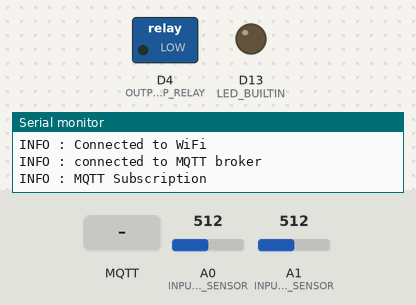
Simulated run of this program. Board: Arduino Nano 33 IoT. Shown: switched loads named in the program (green lamp = pin HIGH), output pins drawn as LEDs (lit = HIGH), the last lines printed to the serial monitor. The test bench sets the inputs (shaded band); at power-on: A0 (INPUT_BATTERY_SENSOR) = 512, A1 (INPUT_LIGHT_SENSOR) = 512. WiFi joins after 1.5 s; servers stay silent unless stated; no MQTT or app messages arrive unless stated.

Above: at 2.5 s.
2.6 s: MQTT message "1" arrives on the first subscribed topic
At 42.7 s:
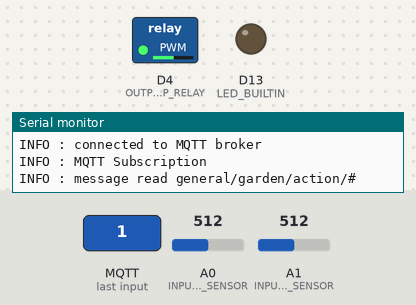
Timing chart, 0 to 43.5 s (numbered marks = the images above; inputs shaded):
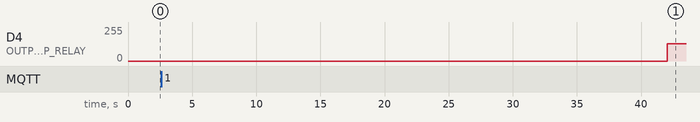

The program:

main.cpp
```cpp
#include <Arduino.h>
#include <ConnectionUtils.h>

/*
  LectureVoltage

  API Arduino MQTT client : https://github.com/arduino-libraries/ArduinoMqttClient

  DONE : Nettoyer le code car lenteur quand utilisatiobn d'un callback -> Ok avec l'implémentation du pattern 'state machine'
  TO DO : Ajouter des publish message sur le status
  TO DO : utiliser flag retain message pour l'état de la led
*/

// Constants (pins, intervals...)
const int INPUT_BATTERY_SENSOR = A0;
const int INPUT_LIGHT_SENSOR = A1;
const int OUTPUT_PUMP_RELAY = 4;
const int NIGHT_TRESHOLD = 80;
const long MEASURE_INTERVAL = 3000;
const int numReadings = 10;
const float voltTreshold[4] = {12.4,12.25,12.1,11.8};
const size_t capacity = JSON_OBJECT_SIZE(2);

// variables for measuring tension
int readIndex = 0;
float readings[numReadings];
float total = 0;
float averageTension = 0.0;

// time counters for different states
unsigned long previousPumpCounter=0;
unsigned long previousLightCounter=0;
unsigned long previousMeasureCounter = 0;


bool currentPumpState = false; // init => false = off
bool dayNight; // true = day, false = night
byte sequence_dayNight = 0;
unsigned int pumpTimersArray[2][2][5];

StaticJsonDocument<capacity> docDay;

/*
 *
 */
void setup() {

  Serial.begin(9600);
  //while(!Serial);
  analogReference(AR_DEFAULT);
  //analogReadCorrection(22, 2082);
  pinMode(LED_BUILTIN, OUTPUT);
  pinMode(OUTPUT_PUMP_RELAY, OUTPUT);

  // init the array for average of sensor
  for(int thisReading = 0;thisReading < numReadings;thisReading++) {
    readings[thisReading] = 0;
  }
  // Init the pump timer matrix
  // [1] 0 = NUIT, 1 = JOUR, [2] 0 = OFF, 1 = ON, [3] seuil tension -> 0:>12.4//1:>12,25//2:>12.1//3:>11.9//4:<11.75
  pumpTimersArray[0][0][0] = 60;
  pumpTimersArray[0][0][1] = 120;
  pumpTimersArray[0][0][2] = 180;
  pumpTimersArray[0][0][3] = 240;
  pumpTimersArray[0][0][4] = 240;
  pumpTimersArray[0][1][0] = 2;
  pumpTimersArray[0][1][1] = 2;
  pumpTimersArray[0][1][2] = 2;
  pumpTimersArray[0][1][3] = 1;
  pumpTimersArray[0][1][4] = 0;
  pumpTimersArray[1][0][0] = 10;
  pumpTimersArray[1][0][1] = 20;
  pumpTimersArray[1][0][2] = 30;
  pumpTimersArray[1][0][3] = 60;
  pumpTimersArray[1][0][4] = 60;
  pumpTimersArray[1][1][0] = 2;
  pumpTimersArray[1][1][1] = 2;
  pumpTimersArray[1][1][2] = 1;
  pumpTimersArray[1][1][3] = 1;
  pumpTimersArray[1][1][4] = 0;

  connectionsInitCheck();
  Serial.flush();

  // init the day night value :
  sequence_dayNight = ((analogRead(INPUT_LIGHT_SENSOR)-NIGHT_TRESHOLD)<0)?0:1;
  //Serial.println(sequence_dayNight,BIN);
}


// the loop routine runs over and over again forever:
void loop() {
  static unsigned int t_day_on;
  static unsigned int t_day_off;
  static unsigned int t_night_off;
  static unsigned int t_night_on;

  connectionsTasks();

  unsigned long currentCounter = millis();

  /*
   * ###########################################################################################
   *                                     VOLTAGE MEASURE
   *  One measure each MEASURE INTERVAL
   *  averaging with 10 readings
   * ###########################################################################################
   */
  if (currentCounter - previousMeasureCounter >= MEASURE_INTERVAL) {
    total = total - readings[readIndex];

    readings[readIndex] = getBatteryVoltage();
    //Serial.println(readings[readIndex],3);
    total = total + readings[readIndex];
    readIndex += 1;

    if (readIndex >= numReadings) {
      readIndex = 0;
    }


    previousMeasureCounter = currentCounter;
    // Sending the value to the broker ony after all the average arry is filled (10+2 min/max)
    if (currentCounter > 13*MEASURE_INTERVAL) {
      averageTension = (total - maxReading() - minReading()) / (numReadings-2);
      sendMQTTMessage("general/garden/monitor/battery",averageTension,3);
    }

    /*
     * ########################################################################################
     *                                      LIGHT SENSOR
     * if the value reached is beyond the treshold set, notify the changing state via MQTT
     * and set the boolean dayNight
     * needs to be put inside the measure interval because otherwise the state is too much unstable
     * from state Day to Night
     *
     * ########################################################################################
     */
    int lightValue = analogRead(INPUT_LIGHT_SENSOR);
    bool current_dayNight = (((lightValue-NIGHT_TRESHOLD)<0)?false:true);

    // shift sequence to include current_dayNight at LSB
    sequence_dayNight<<=1;
    bitWrite(sequence_dayNight,0,current_dayNight);

    // XOR condition between n and n-1 state anf filter the last 5 bits, meaning the 5 last states. 16 DEC = 10000 BIN, so if the last 4 states havn't changed (0) after one change (1), thus the state is switched
    if (((sequence_dayNight^(sequence_dayNight>>1))&B00011111)==16) {

      docDay["value"]=current_dayNight;
      docDay["interval"]=currentCounter-previousLightCounter;

      previousLightCounter=currentCounter;
      sendMQTTMessage_JSON("general/garden/monitor/daynight",docDay,true);
      //sendMQTTMessage("general/garden/monitor/daynight",(bool)current_dayNight,false);
      dayNight=current_dayNight;
    }
  }

  // Don't set anything if averageTension is not settled (13 times the interval)
  if (averageTension!=0.0) {
    /*
     * #########################################################################################
     *                                    SETTING THE TIMERS VALUE
     * depending of the battery tension and the value of the MQTT mode state
     * (MQTTValueReceived[0]). MQTT sent : alert if battery too low
     *
     * #########################################################################################
     */
    if ((averageTension<voltTreshold[3])&&(averageTension>11.0)) {
      // Battery too low -> STOP pumping
      t_night_off = pumpTimersArray[0][0][4];
      t_night_on = pumpTimersArray[0][1][4];
      t_day_off = pumpTimersArray[1][0][4];
      t_day_on = pumpTimersArray[1][1][4];
      sendMQTTMessage("general/garden/alert/lowbattery","true");
    } else if (MQTTValueReceived[0]==1) {
        // manuel
        //Serial.println("MANUAL");
        t_night_off = (int)MQTTValueReceived[1];
        t_night_on = (int)MQTTValueReceived[2];
        t_day_off = (int)MQTTValueReceived[3];
        t_day_on = (int)MQTTValueReceived[4];
      } else {
        //Serial.println("AUTO");
        // auto
        if (averageTension>voltTreshold[0]) {
          t_night_off = pumpTimersArray[0][0][0];
          t_night_on = pumpTimersArray[0][1][0];
          t_day_off = pumpTimersArray[1][0][0];
          t_day_on = pumpTimersArray[1][1][0];
        } else if (averageTension>voltTreshold[1])  {
          t_night_off = pumpTimersArray[0][0][1];
          t_night_on = pumpTimersArray[0][1][1];
          t_day_off = pumpTimersArray[1][0][1];
          t_day_on = pumpTimersArray[1][1][1];
        } else if (averageTension>voltTreshold[2]) {
          t_night_off = pumpTimersArray[0][0][2];
          t_night_on = pumpTimersArray[0][1][2];
          t_day_off = pumpTimersArray[1][0][2];
          t_day_on = pumpTimersArray[1][1][2];
        } else if (averageTension>voltTreshold[3]) {
          t_night_off = pumpTimersArray[0][0][3];
          t_night_on = pumpTimersArray[0][1][3];
          t_day_off = pumpTimersArray[1][0][3];
          t_day_on = pumpTimersArray[1][1][3];
        }
      }
//      Serial.print("n-off : ");
//      Serial.println(t_night_off);
//      Serial.print("n-on : ");
//      Serial.println(t_night_on);
//      Serial.print("d-off : ");
//      Serial.println(t_day_off);
//      Serial.print("d-on : ");
//      Serial.println(t_day_on);
//      Serial.flush();
//      Serial.print("Jour/Nuit? ");
//      Serial.println(dayNight==0?"nuit":"jour");
//      Serial.print("Etat pompe : ");
//      Serial.println(currentPumpState==0?"off":"on");
//      Serial.flush();

      /* #########################################################################################
       *                                TRIGGER PUMP STATE
       * if the current counter exceed the relevant timer, according the ligth state
       *
       * #########################################################################################
       */
      if (!dayNight) {
        // NIGHT
        if (!currentPumpState) {
          // OFF
          if ((currentCounter-previousPumpCounter) > (t_night_off*60000)) {
            //Serial.print("durée night OFF terminé : ");
            //Serial.println(t_night_off);
            changePumpState(currentCounter-previousPumpCounter);
            previousPumpCounter = currentCounter;
          }
        } else {
          // ON
           if ((currentCounter-previousPumpCounter) > (t_night_on*60000)) {
            //Serial.println("durée night ON terminé :");
            //Serial.println(t_night_on);
            changePumpState(currentCounter-previousPumpCounter);
            previousPumpCounter = currentCounter;
          }
        }
      } else {
        // DAY
        if (!currentPumpState) {
          // OFF
          if ((currentCounter-previousPumpCounter) > (t_day_off*60000)) {
            //Serial.println("durée day OFF terminé : ");
            //Serial.println(t_day_off);
            changePumpState(currentCounter-previousPumpCounter);
            previousPumpCounter = currentCounter;
          }
        } else {
          // ON
           if (((currentCounter-previousPumpCounter) > t_day_on*60000)) {
            //Serial.println("durée day ON terminé : ");
            //Serial.println(t_day_on);
            changePumpState(currentCounter-previousPumpCounter);
            previousPumpCounter = currentCounter;
          }
        }
      }
  }
}

/*
 *
 */
void changePumpState(long interval) {
  StaticJsonDocument<capacity> docPump;
  docPump["pumpstate"]=currentPumpState;
  docPump["interval"]=interval;

  sendMQTTMessage_JSON("general/garden/monitor/pumpstate",docPump,true);
//  sendMQTTMessage("general/garden/monitor/pumpstate",currentPumpState,true);
  currentPumpState=!currentPumpState;
  digitalWrite(OUTPUT_PUMP_RELAY,currentPumpState);
}

/*
 *
 */
float getBatteryVoltage() {
  // ratio = R2/(R1+R2)
  //const float R1 = 46800.0; 2eme Essai 21800.0 3eme Essai 4630
  //const float R2 = 9950.0 2eme Essai 4630.0 3eme Essai 994
  const float resistor_ratio = 0.17517972; //(1) : 0.1753303965 (2) :0.175185055  (3) : 176742532
  float vin = 0.0;

  // read the input on analog pin:
  int sensorValue = analogRead(INPUT_BATTERY_SENSOR);
  // Convert the analog reading (which goes from 0 - 1023) to a voltage (0 - 3.3V):
  vin = (sensorValue+0.5) * 0.003132942; // = 3.205/1023
  return (float)(vin/resistor_ratio); //calcul après calibration au DVM. Mais écart de 0,1 -> *10.32231405
}

float maxReading() {
  float currentMax = 0.0;
  int index = 0;
    while(index < numReadings) {
      currentMax = max(currentMax,readings[index]);
      index++;
    }
  return currentMax;
}

float minReading() {
  float currentMin = 100.0;
  int index = 0;
    while(index < numReadings) {
      currentMin = min(currentMin,readings[index]);
      index++;
    }
  return currentMin;
}
```

ConnectionUtils.h
```cpp
#ifndef _CONNECTION_UTILS_H_
#define _CONNECTION_UTILS_H_

#include <Arduino.h>
#include <ArduinoMqttClient.h>
#include <WiFiNINA.h>
#include <ArduinoJson.h>


#define WIFI_CONNECT        0
#define MQTT_CONNECT        1
#define MQTT_SUB            2
#define MQTT_POLL           3
#define WIFI_STATE_RESTART  255

extern int MQTTValueReceived[5];

void connectionsInitCheck(void);
void connectionsTasks(void);
void onMqttMessage(int);
void sendMQTTMessage(String,float,int);
void sendMQTTMessage(String,String,bool retain = false);
//void sendMQTTMessage(String,bool,bool retain = false);
void sendMQTTMessage_JSON(String,DynamicJsonDocument,bool);
String MACasString(void);

#endif
```

Source omitted: ConnectionUtils.cpp (6788 bytes)
